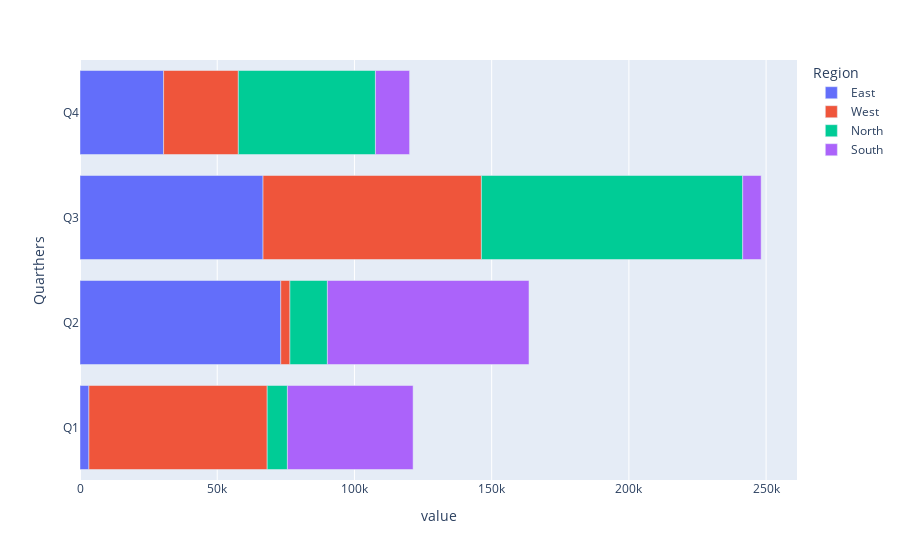

The code cell stored with this chart in its notebook:
### Code cell
datas.plot(kind='barh')

### Figure 1 — Plotly figure (JSON) as saved in the notebook; plotly's stock layout.template omitted (floating-point values rounded to 4 significant figures)
{"data": [{"alignmentgroup": "True", "hovertemplate": "Region=East<br>value=%{x}<br>Quarthers=%{y}<extra></extra>", "legendgroup": "East", "marker": {"color": "#636efa", "pattern": {"shape": ""}}, "name": "East", "offsetgroup": "East", "orientation": "h", "showlegend": true, "textposition": "auto", "type": "bar", "x": [3250.0, 73160.0, 66690.0, 30470.0], "xaxis": "x", "y": ["Q1", "Q2", "Q3", "Q4"], "yaxis": "y"}, {"alignmentgroup": "True", "hovertemplate": "Region=West<br>value=%{x}<br>Quarthers=%{y}<extra></extra>", "legendgroup": "West", "marker": {"color": "#EF553B", "pattern": {"shape": ""}}, "name": "West", "offsetgroup": "West", "orientation": "h", "showlegend": true, "textposition": "auto", "type": "bar", "x": [64970.0, 3337.0, 79570.0, 27230.0], "xaxis": "x", "y": ["Q1", "Q2", "Q3", "Q4"], "yaxis": "y"}, {"alignmentgroup": "True", "hovertemplate": "Region=North<br>value=%{x}<br>Quarthers=%{y}<extra></extra>", "legendgroup": "North", "marker": {"color": "#00cc96", "pattern": {"shape": ""}}, "name": "North", "offsetgroup": "North", "orientation": "h", "showlegend": true, "textposition": "auto", "type": "bar", "x": [7362.0, 13650.0, 95210.0, 49960.0], "xaxis": "x", "y": ["Q1", "Q2", "Q3", "Q4"], "yaxis": "y"}, {"alignmentgroup": "True", "hovertemplate": "Region=South<br>value=%{x}<br>Quarthers=%{y}<extra></extra>", "legendgroup": "South", "marker": {"color": "#ab63fa", "pattern": {"shape": ""}}, "name": "South", "offsetgroup": "South", "orientation": "h", "showlegend": true, "textposition": "auto", "type": "bar", "x": [45800.0, 73460.0, 6718.0, 12440.0], "xaxis": "x", "y": ["Q1", "Q2", "Q3", "Q4"], "yaxis": "y"}], "layout": {"barmode": "relative", "legend": {"title": {"text": "Region"}, "tracegroupgap": 0}, "margin": {"t": 60}, "xaxis": {"anchor": "y", "domain": [0, 1], "title": {"text": "value"}}, "yaxis": {"anchor": "x", "domain": [0, 1], "title": {"text": "Quarthers"}}}}
